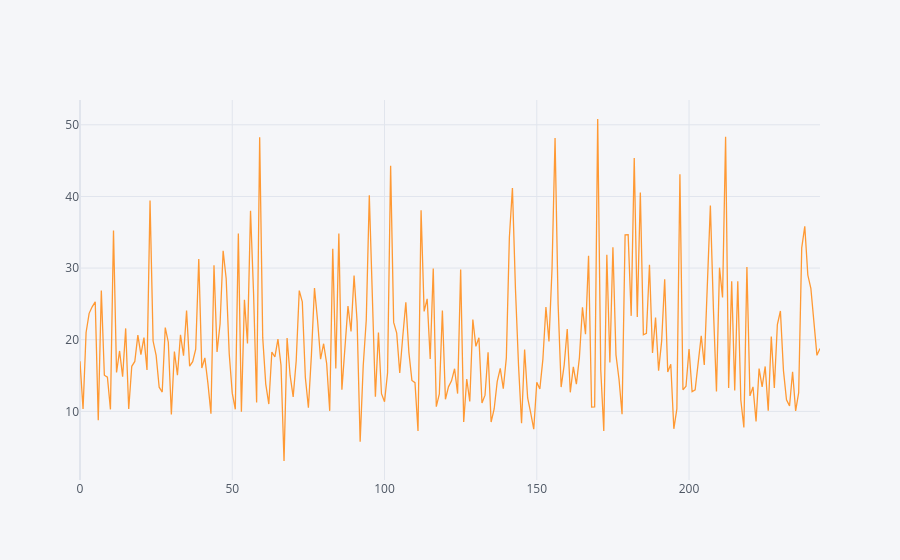

Notebook source saved alongside this figure:
### Code cell
import seaborn as sns
import pandas as pd 
import cufflinks as cf 
from plotly.offline import iplot

tips = sns.load_dataset('tips')
tips['total_bill'].iplot()

### Figure 1 — Plotly figure (JSON) as saved in the notebook; plotly's stock layout.template omitted (floating-point values rounded to 4 significant figures; data arrays with more than 128 entries replaced by an {"elided": "..."} marker saying what was removed)
{"data": [{"line": {"color": "rgba(255, 153, 51, 1.0)", "dash": "solid", "shape": "linear", "width": 1.3}, "mode": "lines", "name": "total_bill", "text": "", "type": "scatter", "x": {"elided": "244 int values"}, "y": {"elided": "244 float values"}}], "layout": {"legend": {"bgcolor": "#F5F6F9", "font": {"color": "#4D5663"}}, "paper_bgcolor": "#F5F6F9", "plot_bgcolor": "#F5F6F9", "title": {"font": {"color": "#4D5663"}}, "xaxis": {"gridcolor": "#E1E5ED", "showgrid": true, "tickfont": {"color": "#4D5663"}, "title": {"font": {"color": "#4D5663"}, "text": ""}, "zerolinecolor": "#E1E5ED"}, "yaxis": {"gridcolor": "#E1E5ED", "showgrid": true, "tickfont": {"color": "#4D5663"}, "title": {"font": {"color": "#4D5663"}, "text": ""}, "zerolinecolor": "#E1E5ED"}}}
